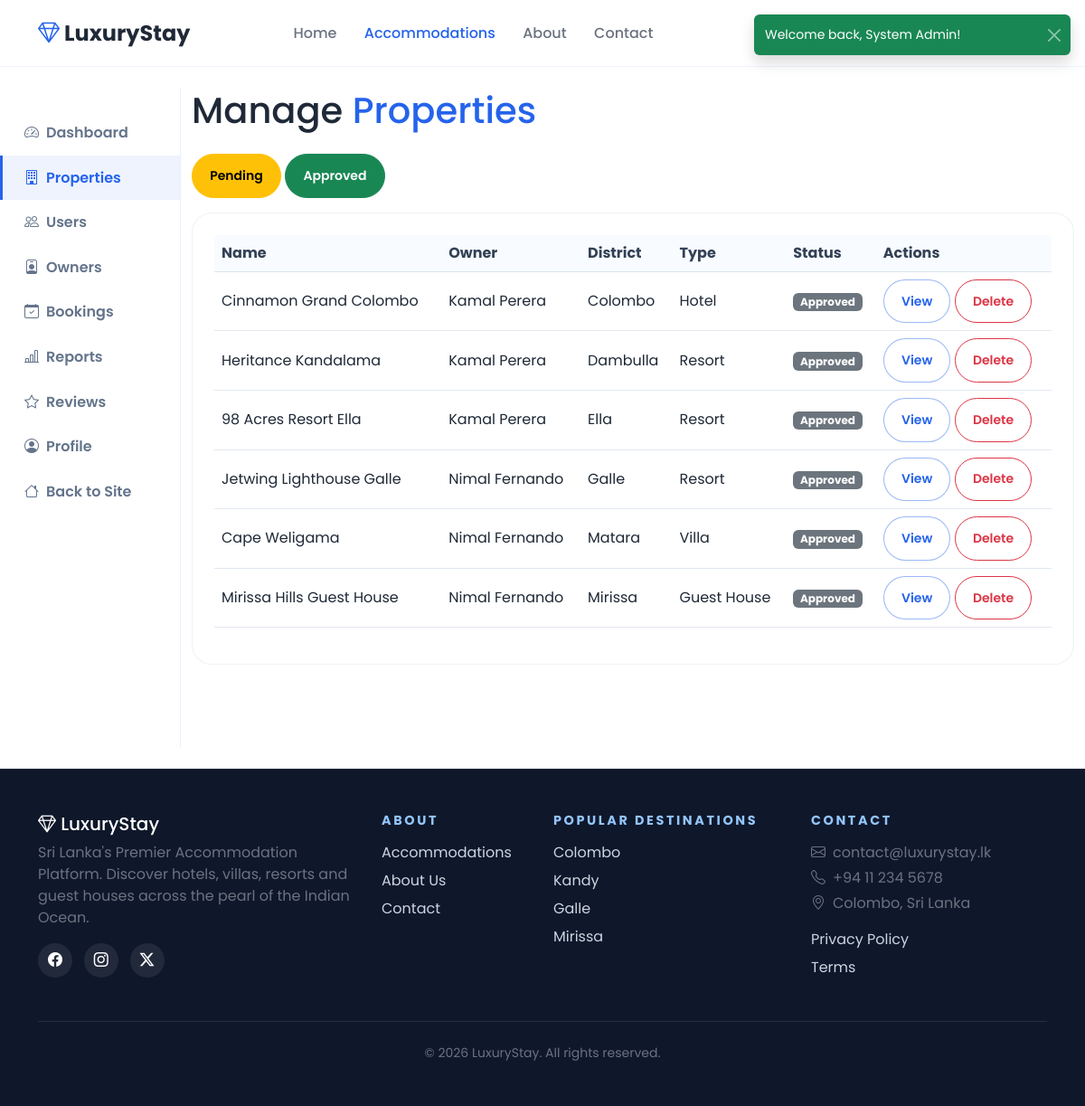
/admin/properties.php (signed in), run on the app's committed database.
### tables this page shows
CREATE TABLE properties (
    id INT AUTO_INCREMENT PRIMARY KEY,
    owner_id INT NOT NULL,
    name VARCHAR(200) NOT NULL,
    description TEXT,
    address VARCHAR(255) NOT NULL,
    city VARCHAR(100) NULL,
    province VARCHAR(100) NULL,
    district VARCHAR(100) NOT NULL,
    property_type ENUM('Hotel','Villa','Resort','Guest House') NOT NULL,
    map_iframe TEXT,
    contact_phone VARCHAR(30) NULL,
    contact_email VARCHAR(150) NULL,
    latitude DECIMAL(10,8) NULL,
    longitude DECIMAL(11,8) NULL,
    policies TEXT,
    featured TINYINT(1) DEFAULT 0,
    status ENUM('pending','approved','rejected') DEFAULT 'pending',
    is_active TINYINT(1) NOT NULL DEFAULT 1,
    deleted_at DATETIME NULL,
    avg_rating DECIMAL(3,2) DEFAULT 0,
    review_count INT DEFAULT 0,
    created_at TIMESTAMP DEFAULT CURRENT_TIMESTAMP,
    updated_at TIMESTAMP DEFAULT CURRENT_TIMESTAMP ON UPDATE CURRENT_TIMESTAMP,
    FOREIGN KEY (owner_id) REFERENCES owners(id) ON DELETE CASCADE
);

CREATE TABLE owners (
    id INT AUTO_INCREMENT PRIMARY KEY,
    name VARCHAR(100) NOT NULL,
    email VARCHAR(150) NOT NULL UNIQUE,
    phone VARCHAR(20),
    address VARCHAR(255) NULL,
    profile_image VARCHAR(255) NULL,
    password VARCHAR(255) NOT NULL,
    company_name VARCHAR(150),
    status ENUM('active','suspended','pending') DEFAULT 'pending',
    created_at TIMESTAMP DEFAULT CURRENT_TIMESTAMP
);

### includes/functions.php (called while the page is built, shortened)
<?php
function e(?string $str): string
{
    return htmlspecialchars($str ?? '', ENT_QUOTES, 'UTF-8');
}

### admin/properties.php (the view, shortened to what this page needs)
<?php
$db = getDB();
$sql = "SELECT p.*, o.name as owner_name FROM properties p JOIN owners o ON p.owner_id = o.id";
$sql .= " ORDER BY p.created_at DESC";
$properties = $db->query($sql)->fetchAll();
require_once __DIR__ . '/../includes/header.php';
?>
<div class="container-fluid py-4">
    <div class="row">
        <?php require_once __DIR__ . '/../includes/dashboard-sidebar.php'; ?>
        <div class="col-lg-10">
            <h1 class="mb-4">Manage <span class="text-gold">Properties</span></h1>
            <div class="mb-3">
                <a href="?status=pending" class="btn btn-sm btn-warning">Pending</a>
                <a href="?status=approved" class="btn btn-sm btn-success">Approved</a>
                <a href="?" class="btn btn-sm btn-outline-light">All</a>
            </div>
            <div class="luxury-card p-4 table-responsive">
                <table class="table table-dark">
                    <thead><tr><th>Name</th><th>Owner</th><th>District</th><th>Type</th><th>Status</th><th>Actions</th></tr></thead>
                    <tbody>
                        <?php foreach ($properties as $p): ?>
                        <tr>
                            <td><?= e($p['name']) ?></td>
                            <td><?= e($p['owner_name']) ?></td>
                            <td><?= e($p['district']) ?></td>
                            <td><?= e($p['property_type']) ?></td>
                            <td><span class="badge bg-secondary"><?= ucfirst($p['status']) ?></span></td>
                            <td>
                                <a href="<?= APP_URL ?>/property.php?id=<?= $p['id'] ?>" class="btn btn-sm btn-outline-gold" target="_blank">View</a>
                                <button type="button" class="btn btn-sm btn-outline-danger delete-property" data-property-id="<?= $p['id'] ?>" data-property-name="<?= e($p['name']) ?>">Delete</button>
                            </td>
                        </tr>
                        <?php endforeach; ?>
                    </tbody>
                </table>
            </div>
        </div>
    </div>
</div>
<?php require_once __DIR__ . '/../includes/footer.php'; ?>

### assets/css/style.css (style rules this page uses)
:root { --primary: #2563EB; --primary-dark: #1D4ED8; --primary-soft: #EFF6FF; --sky-soft: #E0F2FE; --surface: #F8FAFC; --text: #1F2937; --muted: #6B7280; --border: rgba(37, 99, 235, 0.14); --shadow: 0 18px 45px rgba(15, 23, 42, 0.12); --soft-shadow: 0 14px 34px rgba(15, 23, 42, 0.08); --dark-surface: #F8FAFC; --radius: 22px; }
* { box-sizing: border-box; }
html { scroll-behavior: smooth; }
body { font-family: 'Poppins', sans-serif; background: #ffffff !important; color: var(--text) !important; cursor: default; min-height: 100vh; display: flex; flex-direction: column; }
h1, h2, h3, h4, h5, .luxury-brand, .hero-title, .section-title { font-family: 'Poppins', sans-serif; }
.text-gold { color: var(--primary) !important; }
.btn { border-radius: 999px; padding: 0.8rem 1.2rem; font-weight: 600; transition: transform 0.25s ease, box-shadow 0.25s ease, background 0.25s ease; }
.btn-outline-light { border: 1px solid rgba(255,255,255,0.35); color: #ffffff; background: rgba(255,255,255,0.12); backdrop-filter: blur(8px); }
.btn-outline-gold { color: var(--primary); border: 1px solid rgba(37, 99, 235, 0.45); background: #ffffff; }
.luxury-card { background: #ffffff; border: 1px solid rgba(15, 23, 42, 0.06); border-radius: var(--radius); overflow: hidden; transition: transform 0.3s ease, box-shadow 0.3s ease; }
.table.table-dark, .table-dark { --bs-table-color: var(--text); --bs-table-bg: #ffffff; --bs-table-border-color: #e2e8f0; --bs-table-striped-bg: #f8fbff; --bs-table-striped-color: var(--text); --bs-table-hover-bg: #eff6ff; --bs-table-hover-color: var(--text); color: var(--text); border-color: #e2e8f0; }
.table-dark thead th, .table-dark th { background: #f8fbff; color: #334155; border-bottom-color: #dbe6f3; }
.table-dark td { border-color: #e2e8f0; vertical-align: middle; }
body, body.home-page, body.properties-page, body.property-page, body.admin-page, body.owner-page, body.user-page { background: #ffffff !important; color: var(--text) !important; }

### data on the page
properties: name "Cinnamon Grand Colombo", owner.name "Kamal Perera", district "Colombo", property_type "Hotel", status "Approved"
properties: name "Heritance Kandalama", owner.name "Kamal Perera", district "Dambulla", property_type "Resort", status "Approved"
properties: name "98 Acres Resort Ella", owner.name "Kamal Perera", district "Ella", property_type "Resort", status "Approved"
properties: name "Jetwing Lighthouse Galle", owner.name "Nimal Fernando", district "Galle", property_type "Resort", status "Approved"
properties: name "Cape Weligama", owner.name "Nimal Fernando", district "Matara", property_type "Villa", status "Approved"
properties: name "Mirissa Hills Guest House", owner.name "Nimal Fernando", district "Mirissa", property_type "Guest House", status "Approved"

### other printed values
$flash['message'] "Welcome back, System Admin!"
APP_NAME "LuxuryStay"
APP_TAGLINE "Sri Lanka's Premier Accommodation Platform"
